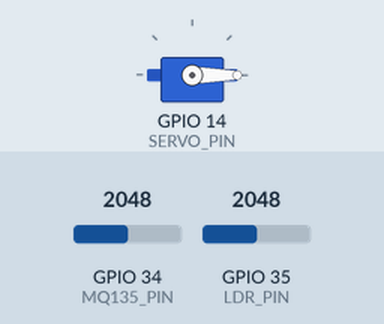
Bench run of a program on a simulated ESP32. Parts: servo. The test bench sets the inputs (shaded band); at power-on: GPIO 35 (LDR_PIN) = 2048, GPIO 34 (MQ135_PIN) = 2048. WiFi joins after 1.5 s; servers stay silent unless stated; uploads are accepted with an empty reply; no MQTT or app messages arrive unless stated; what the program prints to the serial monitor is not drawn.

Above: at 2.7 s.
2.8 s: GPIO 35 (LDR_PIN) set to 325
4.5 s: GPIO 35 (LDR_PIN) set to 269
At 5.4 s:
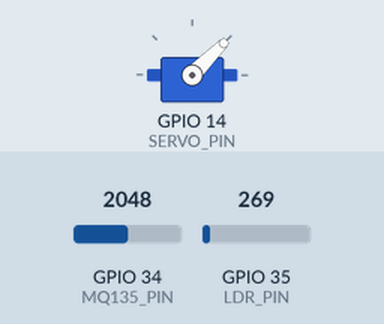
Timing chart, 0 to 11.1 s (numbered marks = the images above; inputs shaded):
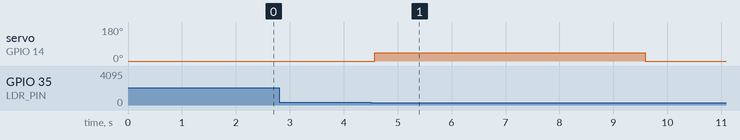

Measured:
- the behaviour switches between 300 and 299 on GPIO 35 (LDR_PIN) (found by bisection; images 0 and 1)
- after the input at 2.8 s, every drawn part: stays the same
- after the input at 4.5 s, servo on GPIO 14 (SERVO_PIN): 0° → 45° after 0.07 s, → 0° 5.0 s later

The program:

main.cpp
```cpp
#include <ESP32Servo.h>
#include <WiFi.h>
#include <PubSubClient.h>
#include <HTTPClient.h>
#include <ArduinoJson.h>
#include "config.h"
#include <lwip/dns.h>
#include <lwip/ip_addr.h>

// ===================== THRESHOLD ======================
#define FOOD_EMPTY      15 //ค่าน้ำหนักอาหารต่ำสุดที่ถือว่า อาหารหมด หรือ ใกล้หมด
#define FOOD_MAX 20
#define HAMSTER_NEAR 8//หนูเข้าใกล้ชามอาหารน้อยกว่า 8 cm
#define AIR_WARNING     3200 //ค่าที่มี กลิ่น/อากาศไม่ดี
#define AIR_BAD         3500 //ค่าที่มี อากาศแย่มาก/อันตราย
#define LIGHT_TOO_MUCH  500 //ค่าที่ถือว่า สว่างเกินไป
#define STILL_TIMEOUT   300000

// ===================== OBJECT ======================
WiFiClient client;
PubSubClient mqtt(client);
Servo feederServo;

unsigned long lastFirebaseSend = 0;

unsigned long lastAirNotify = 0;
unsigned long lastLightNotify = 0;
bool fed = false;

unsigned long lastMotionTime = 0;
bool stillAlertSent = false;

// ======= ADD THIS PROTOTYPE =======
void sendDiscord(String message);

// ===================== PIN ======================
#define MQ135_PIN 34
#define LDR_PIN   35
#define SERVO_PIN 14 //

// ค่าเซนเซอร์ Gateway
int airQuality = 0;
int lightValue = 0;

// ค่าที่ Sensor Node ส่งมา
float ultrasonic_d = 0;
float weightVal = 0;
int motionFlag = 0;

// ===================== MQTT CALLBACK ======================
void callback(char* topic, byte* payload, unsigned int length) {
    String payloadStr = "";
    for (int i = 0; i < length; i++)
        payloadStr += (char)payload[i];

    Serial.print("MQTT >>> ");
    Serial.print(topic);
    Serial.print(" = ");
    Serial.println(payloadStr);

    String t = String(topic);
    t.trim();
    if (t.equals("@msg/sensor_node/ultrasonic")){
        ultrasonic_d = payloadStr.toFloat();
    }
    else if (t.equals("@msg/sensor_node/weight")){
        weightVal = payloadStr.toFloat();
    }
    // if (String(topic) == "@msg/sensor_node/ultrasonic"){
    //     ultrasonic_d = payloadStr.toFloat();
    // } else if (String(topic) == "@msg/sensor_node/weight") {
    //     weightVal = payloadStr.toFloat();
    // } else if (String(topic) == "@msg/alias/motion") {
    //     motionFlag = payloadStr.toInt();
    //      // ถ้ามีการเคลื่อนไหว
    //     if (motionFlag == 1) {
    //         lastMotionTime = millis();   // รีเซ็ตเวลา
    //         stillAlertSent = false;      // เคยแจ้งเตือนนิ่งก่อนหน้าไหม
    //         sendDiscord("🐹 พบการเคลื่อนไหวของหนูแฮมสเตอร์!");
    //     }
    // }
}

// ===================== SEND TO FIREBASE ======================
void sendToFirebase() {
    if (WiFi.status() != WL_CONNECTED) return;

    String url = String(FIREBASE_URL) + "/hamster_log.json";

    StaticJsonDocument<256> doc;
    doc["ultrasonic"] = ultrasonic_d;
    doc["weight"] = weightVal;
    doc["air"] = airQuality;
    doc["light"] = lightValue;
    doc["motion"] = motionFlag;
    doc["timestamp"] = millis();

    String jsonStr;
    serializeJson(doc, jsonStr);

    HTTPClient http;
    if (http.begin(client, url)) {
        http.addHeader("Content-Type", "application/json");
        http.POST(jsonStr);
        http.end();
        Serial.println("Firebase updated");
    } else {
        Serial.println("Firebase connect failed!");
    }
}

// ===================== WIFI ======================
void setupWiFi() {
    WiFi.mode(WIFI_STA);
    WiFi.begin(WIFI_SSID, WIFI_PASS);

    Serial.print("WiFi Connecting to hotspot");
    int retry = 0;
    while (WiFi.status() != WL_CONNECTED && retry < 60) {
        delay(500);
        Serial.print(".");
        retry++;
    }
    Serial.println();

    if (WiFi.status() == WL_CONNECTED) {
        Serial.print("Connected IP: ");
        Serial.println(WiFi.localIP());

        // ====== ทดสอบ DNS ======
        IPAddress ip;
        Serial.print("Ping Google.com ... ");
        if (WiFi.hostByName("google.com", ip)) {
            Serial.print("OK, IP = ");
            Serial.println(ip);
        } else {
            Serial.println("Failed!");
        }

    } else {
        Serial.println("WiFi Connection Failed!");
    }
}

// ===================== MQTT CONNECT ======================
void reconnectMQTT() {
    while (!mqtt.connected()) {
        Serial.println("Connecting NETPIE...");
        if (mqtt.connect(NETPIE_CLIENT_ID, NETPIE_TOKEN, NETPIE_SECRET)) {
            Serial.println("NETPIE Connected");
            mqtt.subscribe("@msg/sensor_node/ultrasonic");  // ★ แก้
            mqtt.subscribe("@msg/sensor_node/weight");      // ★ แก้
            mqtt.subscribe("@msg/alias/motion");
        } else {
            Serial.println("Retry NETPIE…");
            delay(2000);
        }
    }
}
// ===================== Discord ======================
void sendDiscord(String message) {
    if (WiFi.status() != WL_CONNECTED) {
        Serial.println("WiFi not connected, cannot send Discord.");
        return;
    }

    WiFiClientSecure client;
    client.setInsecure();

    HTTPClient http;
    http.begin(client, DISCORD_WEBHOOK);
    http.addHeader("Content-Type", "application/json");

    String payload = "{\"username\":\"" DISCORD_USERNAME "\",\"content\":\"" + message + "\"}";

    int httpResponseCode = http.POST(payload);
    Serial.print("Discord response: ");
    Serial.println(httpResponseCode);

    http.end();
}
int stableCount = 0;

// =================== CONFIG ===================
const float FOOD_TARGET = 20.0;        // เป้าหมาย 20 g
const float FOOD_DEADBAND = 0.5;       // ค่าที่อนุญาตให้แกว่ง +-0.5g
const float FOOD_START_THRESHOLD = 20; // ถ้า < 20g ให้เริ่ม feed


// =================== CONTROL FEEDER ===================
// void controlFeeder() {

//     // =================== START FEED MODE ===================
//     // เงื่อนไขเริ่มให้อาหาร: น้ำหนัก < 20g AND หนูอยู่ใกล้
//     if (!fed && weightVal < FOOD_START_THRESHOLD) {
//         if (ultrasonic_d < HAMSTER_NEAR) {

//             // เข้าโหมด feeding
//             fed = true;
//             stableCount = 0;

//             feederServo.write(30);   // เปิดประตูอาหารค้างไว้
//             Serial.println("Feeding START");
//             sendDiscord("🍽 เริ่มให้อาหาร...");
//         }
//     }

//     // =================== FEEDING MODE ===================
//     if (fed) {

//         // เปิดค้างไว้เสมอ ไม่สั่งปิดเองเด็ดขาด
//         feederServo.write(30);
//         Serial.println("Feeding... Servo OPEN");

//         // ---------- เช็คว่าน้ำหนักถึง 20g หรือยัง ----------
//         // ถ้าน้ำหนัก >= (FOOD_TARGET - DEAD_BAND)
//         // ตัวอย่าง: >= 19.5g
//         if (weightVal >= FOOD_TARGET - FOOD_DEADBAND) {
//             stableCount++;
//         } else {
//             stableCount = 0; // ยังไม่ถึง 20g => รีเซ็ต
//         }

//         // ---------- หยุดเมื่อหนักเกิน 20g แบบนิ่งจริง 3 ครั้ง ----------
//         if (stableCount >= 3) {
//             feederServo.write(0); // ปิดถาดอาหาร
//             Serial.println("Feeding STOP (20g stable)");
//             sendDiscord("✅ อาหารถึง 20g แบบนิ่งแล้ว หยุดให้อาหาร");
//             fed = false;
//         }
//     }
// }
bool lightFeeding = false;
unsigned long lightFeedStart = 0;
bool lightTrigger = false;   // ทำงานครั้งเดียวต่อรอบแสง

void lightFeeder() {

    // ❶ แสงลดต่ำกว่า 300 ครั้งแรก → ให้เริ่มหมุน
    if (lightValue < 300 && !lightTrigger && !lightFeeding) {
        fed = true;
        mqtt.publish("@msg/gateway/fed", "1");
        lightTrigger = true;          // ล็อกไม่ให้ทำซ้ำ
        lightFeeding = true;
        lightFeedStart = millis();

        feederServo.write(45);        // เปิด
        Serial.println("Light condition: Servo OPEN (5 sec)");
        sendDiscord("เติมอาหารแล้ว!");
    }

    // ❷ หมุนให้ครบ 5 วินาที แล้วปิด
    if (lightFeeding && millis() - lightFeedStart >= 5000) {
        fed = false;
        mqtt.publish("@msg/gateway/fed", "0");
        feederServo.write(0);         // ปิด
        // lightFeeding = false;
        Serial.println("Light condition: Servo CLOSE");
    }

    // ❸ ถ้าแสงกลับมามากกว่า 300 → reset trigger เพื่อให้ทำงานรอบใหม่ได้
    if (lightValue >= 300) {
        lightTrigger = false;
    }
}


// ===================== SETUP ======================
void setup() {
    Serial.begin(115200);

    setupWiFi();


    mqtt.setServer(MQTT_SERVER, MQTT_PORT);
    mqtt.setCallback(callback);

    feederServo.attach(SERVO_PIN);
    feederServo.write(0);

    lastMotionTime = millis();

    if (!mqtt.connected()) reconnectMQTT();
    if(mqtt.connected()){
        mqtt.subscribe("@msg/sensor_node/ultrasonic");  // ★ แก้
        mqtt.subscribe("@msg/sensor_node/weight");      // ★ แก้
        mqtt.subscribe("@msg/alias/motion");

        // mqtt.publish("@msg/gateway/fed", String(fed).c_str());
    }
}

// ===================== LOOP ======================
void loop() {
    if (!mqtt.connected()) reconnectMQTT();
    mqtt.loop();

    airQuality = analogRead(MQ135_PIN);
    lightValue = analogRead(LDR_PIN);

       // ======== PUBLISH GATEWAY SENSOR TO NETPIE (SEPARATE TOPICS) ========
    mqtt.publish("@msg/gateway/air", String(airQuality).c_str());
    mqtt.publish("@msg/gateway/light", String(lightValue).c_str());
    mqtt.publish("@msg/gateway/fed", String(fed).c_str());
    // ===================================================================

    unsigned long now = millis();

    // ======= แจ้งเตือนคุณภาพอากาศ =======
    if (airQuality > AIR_WARNING && airQuality <= AIR_BAD && now - lastAirNotify > 60000) {
        sendDiscord("⚠️ คุณภาพอากาศในกรงเริ่มมีกลิ่น (" + String(airQuality) + ")");
        lastAirNotify = now;
    }

    if (airQuality > AIR_BAD && now - lastAirNotify > 60000) {
        sendDiscord("🚨 อากาศแย่มาก! ควรทำความสะอาดกรงด่วน (" + String(airQuality) + ")");
        lastAirNotify = now;
    }

    // ======= แจ้งเตือนแสง =========
    if (lightValue > LIGHT_TOO_MUCH && now - lastLightNotify > 60000) {
        sendDiscord("💡 บ้านแฮมสเตอร์สว่างเกินไป (" + String(lightValue) + ")");
        lastLightNotify = now;
    }
    // ======= แจ้งเตือนว่าหนูอยู่นิ่งนานเกินไป=====================================
    // if (motionFlag == 0) {
    //     if (!stillAlertSent && (now - lastMotionTime > STILL_TIMEOUT)) {
    //         sendDiscord("⚠️ หนูแฮมสเตอร์นิ่งนานเกินไปแล้ว อาจกำลังพัก ตรวจสอบด้วยนะ!");
    //         stillAlertSent = true;
    //     }
    // }
    // controlFeeder();
    lightFeeder();
    // ส่ง Firebase ทุก 10 วินาที
if (millis() - lastFirebaseSend > 10000) {
    sendToFirebase();
    lastFirebaseSend = millis();
}
    delay(600);
}
```

config.h
```cpp
// #define WIFI_SSID "yada"
// #define WIFI_PASS "proudppp"
// #define WIFI_SSID "Bostonhandsomeandcool"
// #define WIFI_PASS "11111111"
#define WIFI_SSID "Elm"
#define WIFI_PASS "12345678"

#define NETPIE_CLIENT_ID "1f7455b3-b93c-45b9-952a-3b7ee2e32b18"
#define NETPIE_TOKEN     "DRRsB8m7TknRHesvGYT15kwN5KYHUrMX"
#define NETPIE_SECRET    "CsPQggPYpWxZoqxrVQHs1AV23WDGZsxt"

#define MQTT_SERVER "mqtt.netpie.io"
#define MQTT_PORT 1883

#define FIREBASE_URL "https://embedproject-9e1dc-default-rtdb.asia-southeast1.firebasedatabase.app/"
// ========== FIREBASE STORAGE UPLOAD ==========
#define FIREBASE_STORAGE_UPLOAD_URL "https://firebasestorage.googleapis.com/v0/b/embedproject-9e1dc.appspot.com/o/last.jpg?uploadType=media"
#define DISCORD_WEBHOOK "https://discordapp.com/api/webhooks/1440695358698029056/TBaoO1TacVQooZ0x0T3aKG_XkIL16ixgmMO5u-KIcfmCJV9Woxzvmev_BvCOHKJDOV-g"
#define DISCORD_USERNAME "Hamster Alert Bot"
```
